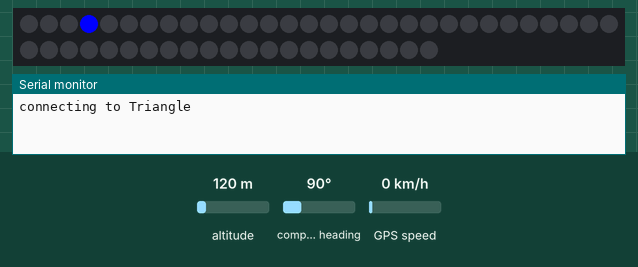
Recording of a sketch running on a simulated ESP8266 (NodeMCU). Shown: 51 RGB LEDs in strip order, left to right, continuing on the next row, the last lines printed to the serial monitor. The test bench sets the inputs (shaded band); at power-on: altitude 120 m, compass heading 90°, GPS speed 0 km/h. WiFi joins after 1.5 s; servers stay silent unless stated; uploads are accepted with an empty reply; the GPS gets a fix after 3 s at 37.7749, -122.4194 with 8 satellites.

Above: at 0.1 s.
At 3.2 s:
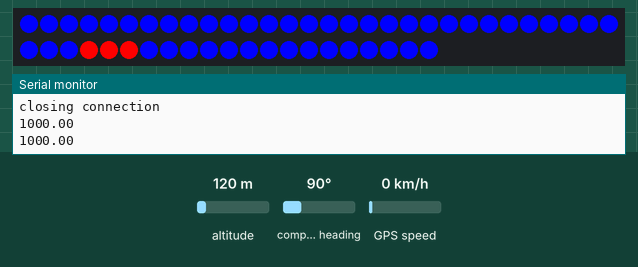

The sketch:

sketch.ino
```cpp
#include <ESP8266WiFi.h>
#include <WiFiClientSecure.h>

#include <TinyGPS.h>
#include <SoftwareSerial.h>
#include <ArduinoJson.h>
#include "FastLED.h"

#define DATA_PIN D5
#define NUM_LEDS 51
CRGB leds[NUM_LEDS];

#include "gps.h"

TinyGPS gps;
SoftwareSerial ss(D3, D4);

const char *ssid = "Triangle";
const char *pass = "brothersdeltat";
const char *host = "getmeramen.com";
const int   port = 80;

double lat, lon;

void setup() {
    FastLED.addLeds<NEOPIXEL, DATA_PIN>(leds, NUM_LEDS);
    leds[3] = CRGB::Blue;
    FastLED.show();

    Serial.begin(9600);
    Serial.println();
    Serial.print("connecting to ");
    Serial.println(ssid);
    WiFi.mode(WIFI_STA);
    WiFi.begin(ssid, pass);
    while (WiFi.status() != WL_CONNECTED) {
        delay(500);
        Serial.print(".");
    }
    Serial.println("");
    Serial.println("WiFi connected");
    Serial.println("IP address: ");
    Serial.println(WiFi.localIP());

    ss.begin(9600);
    get_coords();
}

void get_coords() {
    Serial.print("connecting to ");
    Serial.println(host);

    // Use WiFiClient class to create TCP connections
    WiFiClient client;
    if (!client.connect(host, port)) {
      Serial.println("connection failed");
      return;
    }

    String url = "/aquery";
    Serial.print("Requesting URL: ");
    Serial.println(url);

    // This will send the request to the server
    client.print(String("GET ") + url + " HTTP/1.1\r\n" +
                 "Host: " + host + "\r\n" +
                 "Connection: close\r\n\r\n");
    unsigned long timeout = millis();
    while (client.available() == 0) {
      if (millis() - timeout > 5000) {
        Serial.println(">>> Client Timeout !");
        client.stop();
        return;
      }
    }

    // Read all the lines of the reply from server and print them to Serial
    while (client.available()) {
      String line = client.readStringUntil('\r');
      Serial.print("pre,");
      Serial.print(line);

      StaticJsonBuffer<200> buf;
      JsonObject& root = buf.parseObject(line);

      lat = root["lat"];
      lon = root["lon"];

      Serial.println(lat, 10000);
      Serial.println(lon, 10000);
    }

    Serial.println();
    Serial.println("closing connection");
}

double dir = 0;
double offset = 245; // LED 0 is not at front of skateboard

void loop() {
  float flat, flon;
  unsigned long age;

  gps.f_get_position(&flat, &flon, &age);
  Serial.println(flat);
  Serial.println(flon);

  if (flat == 1000) {
      // loading
      updateLEDs(dir+offset,100);
      dir+=10;
  } else {
      double dir = direction(lat, lon, flat, flon);
      Serial.print("direction: ");
      Serial.println(dir);
      updateLEDs(dir, 1000);
  }

  smartdelay(1000);
}

static void smartdelay(unsigned long ms)
{
  unsigned long start = millis();
  do
  {
    while (ss.available())
      gps.encode(ss.read());
  } while (millis() - start < ms);
}

String getValue(String data, char separator, int index)
{
    int found = 0;
    int strIndex[] = { 0, -1 };
    int maxIndex = data.length() - 1;

    for (int i = 0; i <= maxIndex && found <= index; i++) {
        if (data.charAt(i) == separator || i == maxIndex) {
            found++;
            strIndex[0] = strIndex[1] + 1;
            strIndex[1] = (i == maxIndex) ? i+1 : i;
        }
    }
    return found > index ? data.substring(strIndex[0], strIndex[1]) : "";
}

void updateLEDs(double dir, double dist) {
    // 0th LED is is front of skateboard
    dir = (dir >=0 && dir <= 360) ? dir : ((int) dir) % 360; // make sure dir is in range [0,360]
    int cLED = (int) floor((dir/360.0)*NUM_LEDS); // Center LED that points to direction most accurately
    int spread =log10f(1000/dist); // Larger distance = Less LEDs
    int sLED = (cLED - spread) % NUM_LEDS; // Start LED for changing a group of leds

    int range = (spread*2)+1;
    int j;
    // Directional lights
    for(int i = 0; i <= range; i++) {
        j = (i+sLED)%NUM_LEDS;
        leds[j] = CRGB::Red;
    }
    // Neutral lights
    for (int i = 0; i < NUM_LEDS - range; i++) {
        // Serial.println(i);
        leds[(j++)%NUM_LEDS] = CRGB::Blue;
    }
    FastLED.show();
    FastLED.delay(100);
}

double getDir(double lat1, double lat2, double lon1, double lon2) {
    double radians = atan2((lon2 - lon1), (lat2 - lat1));
    double compassReading = radians * (180/PI);
    return compassReading;
}

double calcRelDir(double abs_dir, double board_dir) {
    return abs_dir - board_dir;
}
```

gps.h
```cpp
#ifndef GPS_H
#define GPS_H

#include <cmath>

double direction(double lat1, double lon1, double lat2, double lon2) {
    // lat2 and long2 are end point, lat1 and long1 are start point
    // do some math
    // return value between 0 and 360
    double radians = atan2((lon2 - lon1), (lat2 - lat1));
    double compassReading = radians * (180 / PI);
    return compassReading;
}

#endif
```
